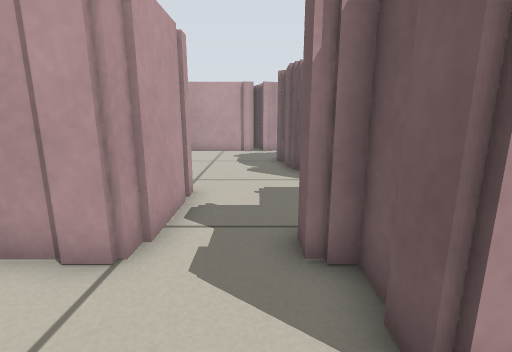
view 1 (above)

22 first-person views from a walk through a world built for the Player/Stage simulator. The camera is 0.51 m above the floor, tilts 12° down and sees 85° across. Floor lines are 1 m apart. The floor is counted in squares, 0.25 m on a side. Each view is taken from the middle of a square. On the plan, view 1 faces up. The plan holds only what a view shows up to about 16 squares ahead; the rest is blank. The place goes on beyond the plan. The robots in the file are not drawn.

view 2
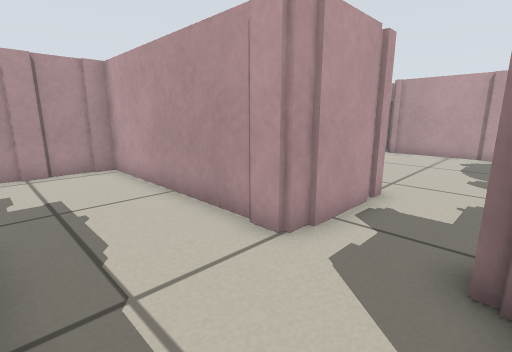

view 3
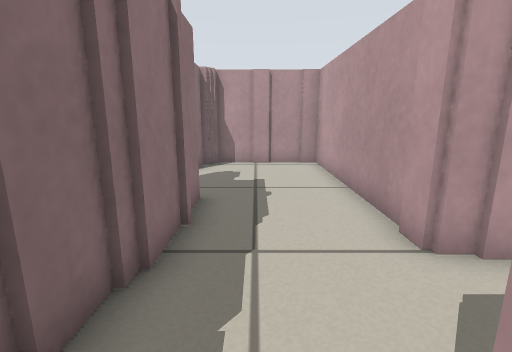

view 4
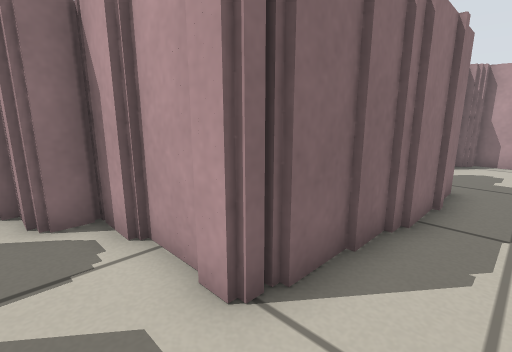

view 5
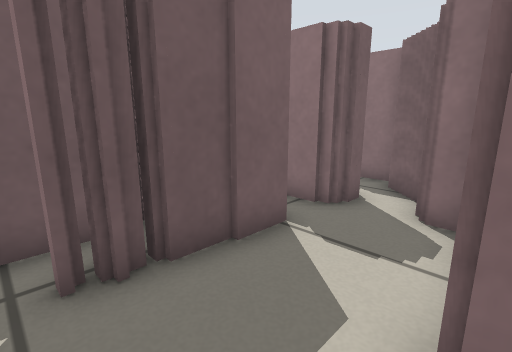

view 6
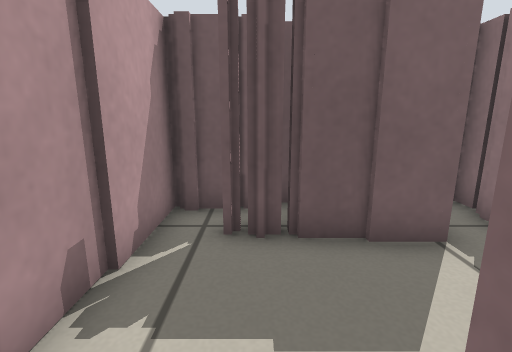

view 7
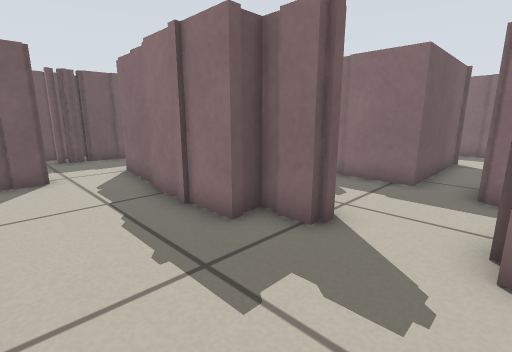

view 8
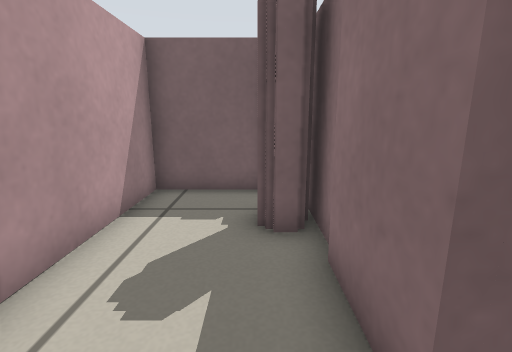

view 9
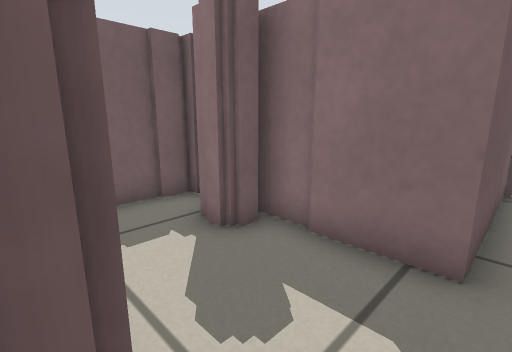

view 10
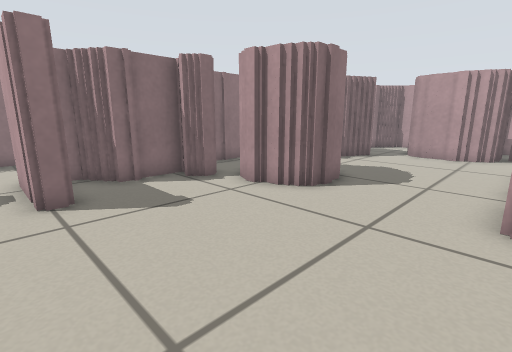

view 11
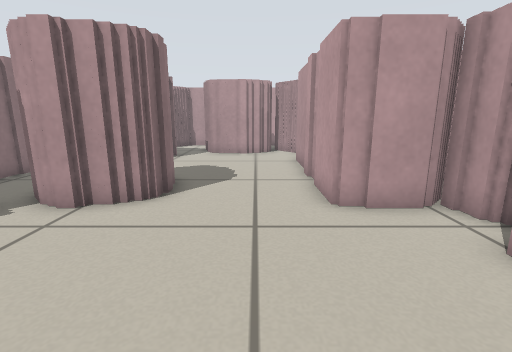

view 12
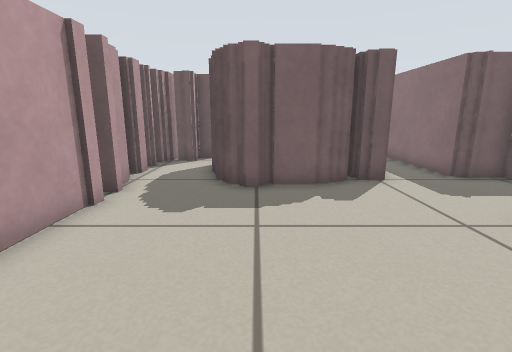

view 13
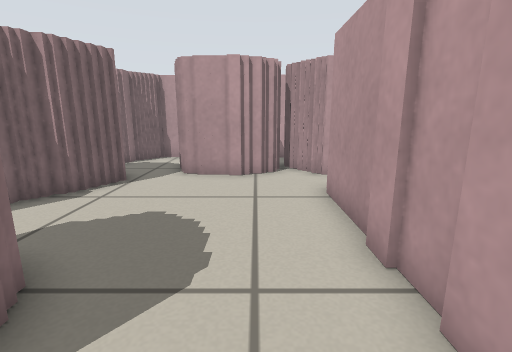

view 14
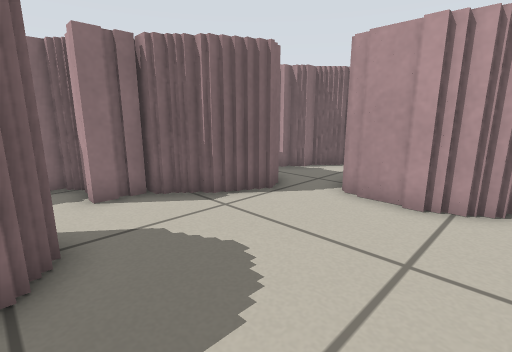

view 15
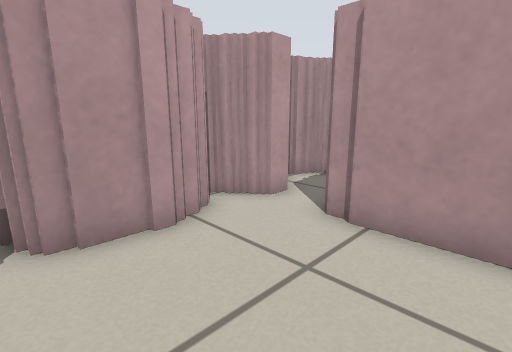

view 16
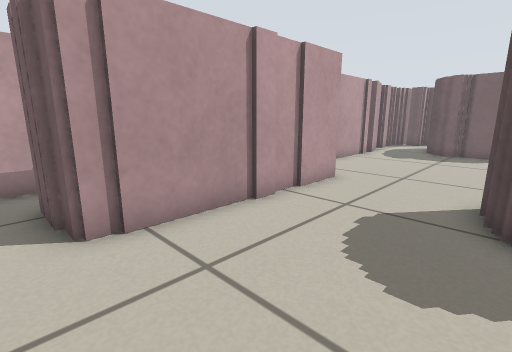

view 17
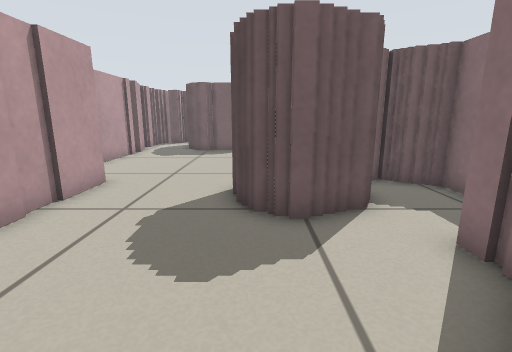

view 18
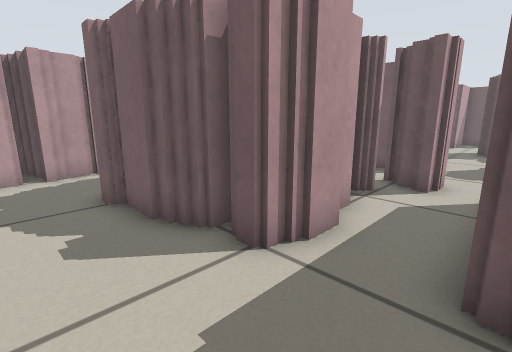

view 19
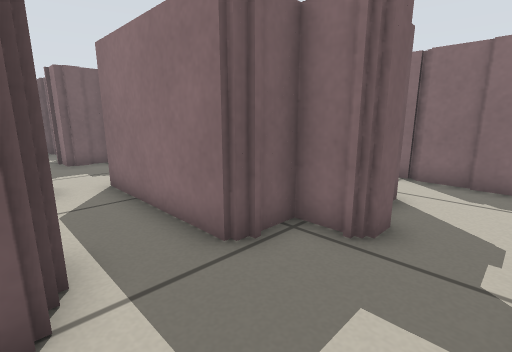

view 20
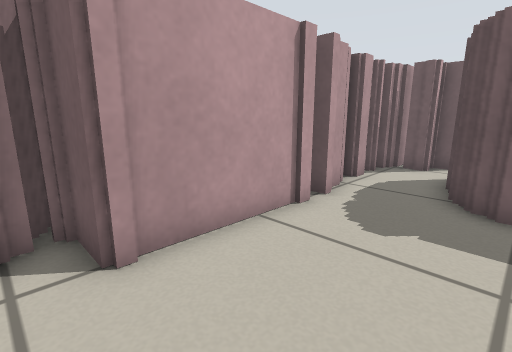

view 21
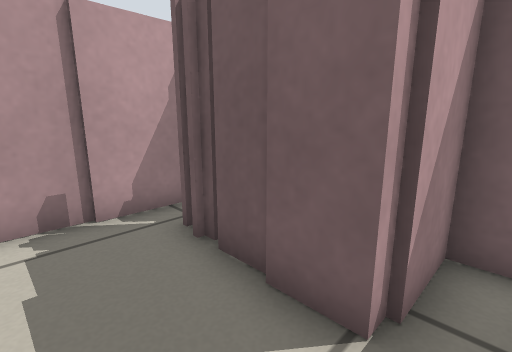

view 22
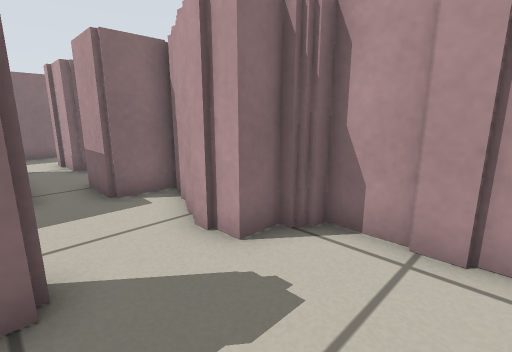

### Floor plan
Key: @ floor where view 1 was taken; # wall or solid block; . floor; T thing the floor can be seen under or through.
Columns run from 18 left of view 1 to 19 right of it. Each row starts with its distance up from view 1.
 19 ####        ##
 18 #..#      ####    #  ####
 17  ..#      ##.#########.##
 16  #.#      ##............#
 15 ##.#########..........###
 14 #..................####
 13 ##.................##
 12  #.................##
 11  #.................##
 10 ##......####........##
  9  .......#  #........#######     .....
  8  ####...# TT............. ##........#
  7     ###.TTTTT...#.................  #
  6      ##....TT##.#...#######... ##  ###
  5       ###.## ####..##          #
  4       ###########..##
  3        # ..........##
  2        #...........#######
  1        #................##
  0        #.....####.@.... ##
 -1        ###..#########.. ###
 -2          #..#########..####
 -3          #........###..####
 -4         ##........###.....#
 -5         ##.....##.####.####
 -6         ###########  ###

Where each view was taken, in squares from view 1:
view 1: 0 up, 0 right, facing up
view 2: 0 up, 1 right, facing up-left
view 3: 1 up, 2 right, facing left
view 4: 1 up, 4 right, facing down-left
view 5: 1 up, 2 right, facing down-right
view 6: 0 up, 1 right, facing right
view 7: 3 up, 9 left, facing down-right
view 8: 5 down, 8 left, facing right
view 9: 2 down, 7 left, facing down-right
view 10: 15 up, 1 left, facing down-left
view 11: 13 up, 1 left, facing left
view 12: 13 up, 7 left, facing right
view 13: 13 up, 7 left, facing left
view 14: 14 up, 10 left, facing down-left
view 15: 10 up, 12 left, facing up-left
view 16: 10 up, 16 left, facing up-right
view 17: 10 up, 16 left, facing right
view 18: 6 up, 1 left, facing up-right
view 19: 9 up, 1 left, facing down-right
view 20: 13 up, 6 left, facing up-right
view 21: 4 down, 3 right, facing up-right
view 22: 2 up, 6 left, facing down-left
